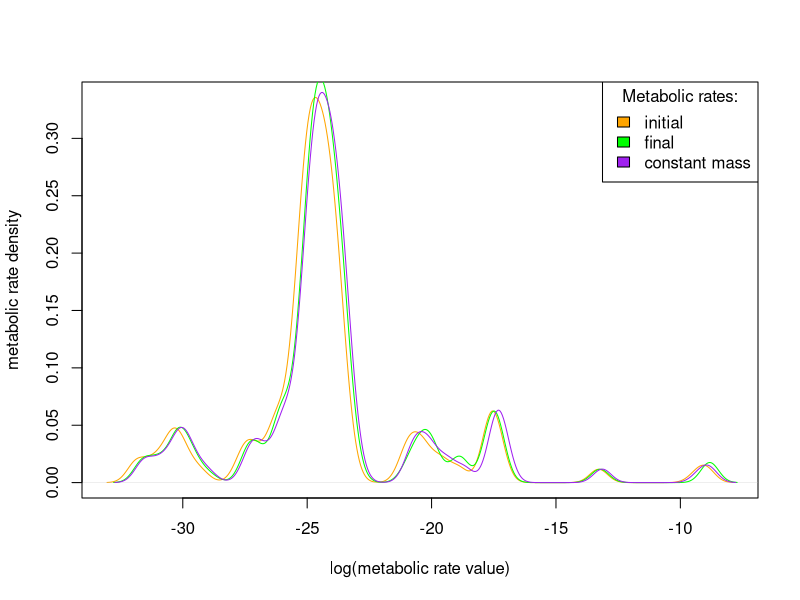
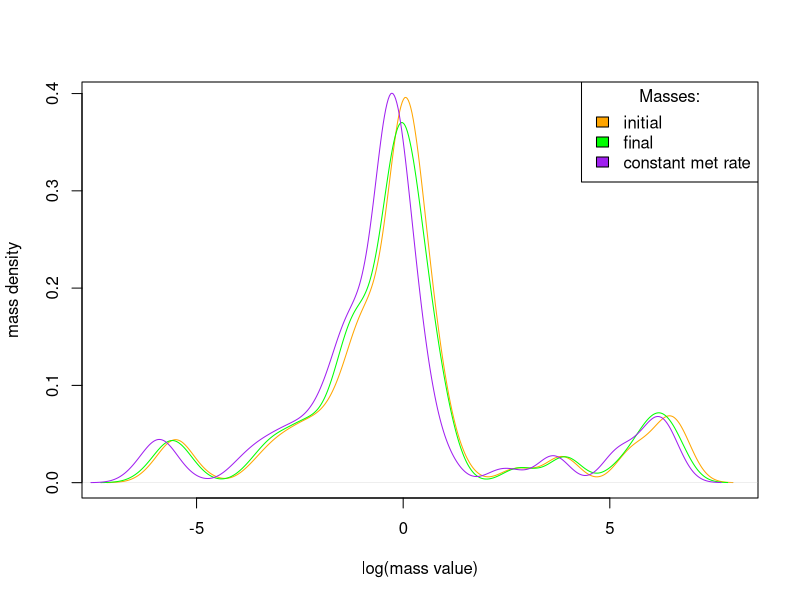
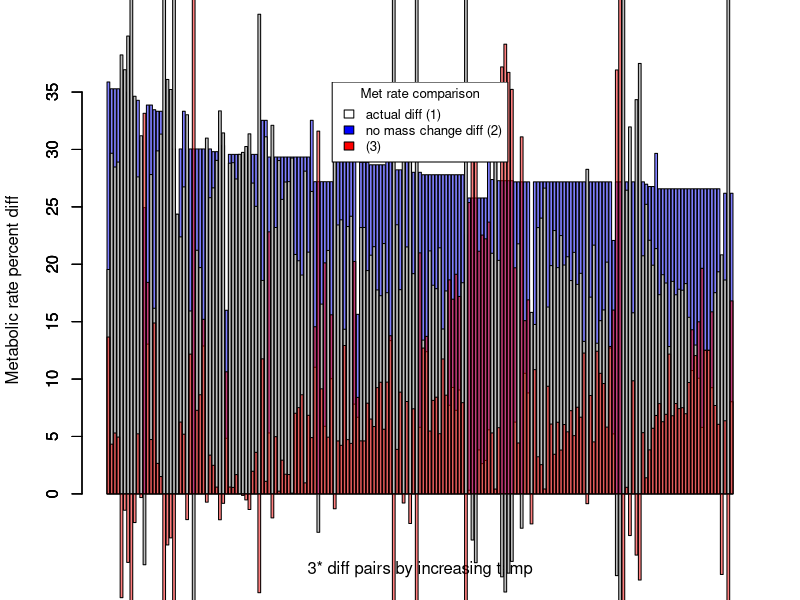
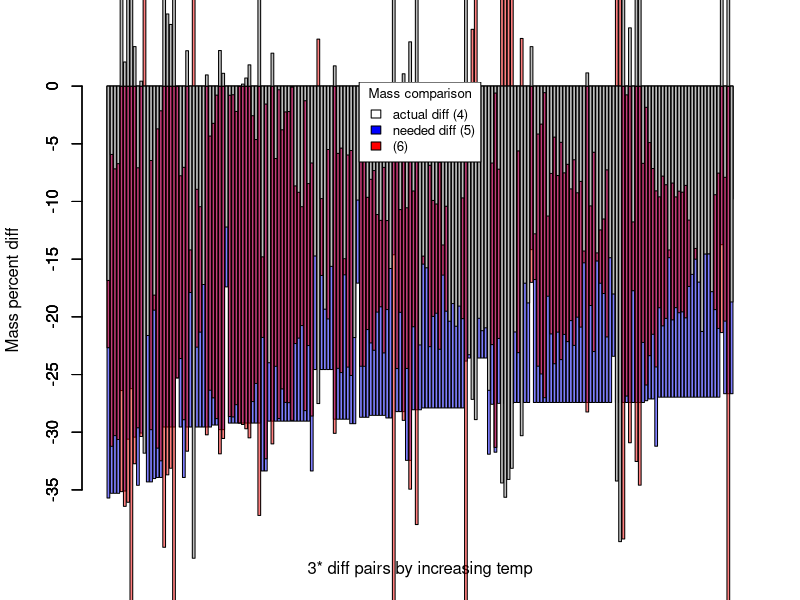
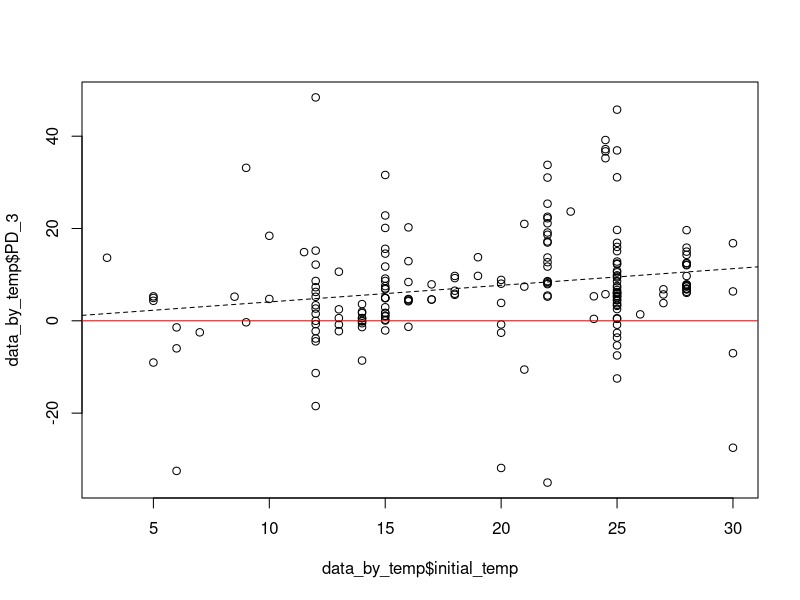
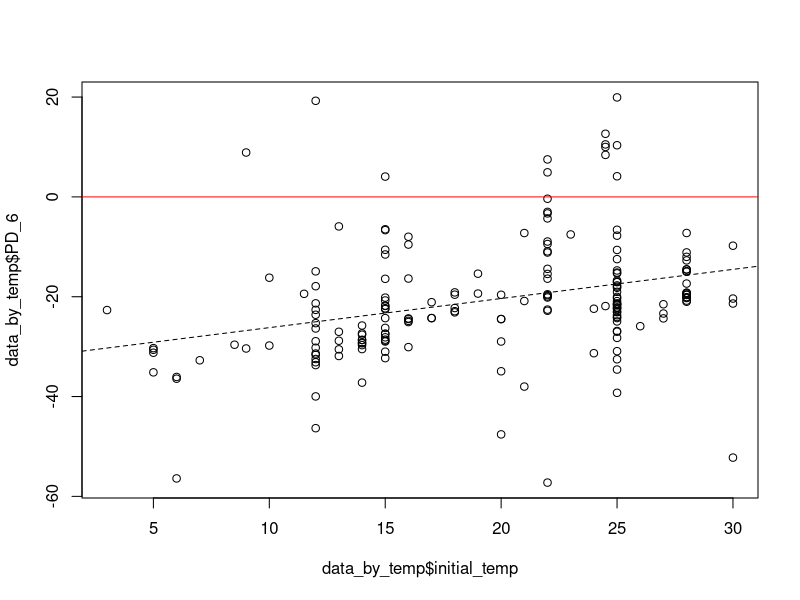

Here is the R script that generated these plots, in order:

#--------------CALCULATING EXPONENTS AND ACTIVATION ENERGY FOR METABOLIC EQUATIONS-------------------------------

### For the metabolic rate equation Metabolic Rate = constant * (Mass ^exponent) * e ^ Activation Energy/kt
### This section uses metabolic rate, temperature, and size data to calculated fitted exponent and activation
### energy for the taxonomic classes for which we could find data. 

# Classes: Branchiopoda, Malacostraca, Maxillopoda
# Data source: Makrieva
MR_data = read.csv("Class_metabolicrates_Makrievadata.csv", stringsAsFactors = FALSE)
Class_list=unique(MR_data$Class)
InvK=1/(273.15+MR_data$TC) #getting all the units correct
Mkg=MR_data$Mg/1000
W=MR_data$qWkg*Mkg
MR_data = cbind(MR_data, InvK, W)

#obtaining class-specific exponents for metabolic rate scaling for Branchiopoda Malacostraca and Maxillopoda
class_slopes=c()
for (current_class in Class_list){
  Class_data=subset(MR_data, MR_data$Class == current_class)
  basic=lm(log(Class_data$W) ~ log(Class_data$Mg) + Class_data$InvK)
  Mslope=basic$coefficients[2]
  Tslope=basic$coefficients[3]
  Ea=Tslope*0.00008617
  class_slopes=rbind(class_slopes, c(current_class, Mslope, Tslope, Ea))
}

# Classes: Amphibia
# Data source: White
MR_Amphi = read.csv("Whiteetal_Amphibiandata.csv", stringsAsFactors = FALSE)
A_InvK=1/(273.15+MR_Amphi$TC)
A_Mkg=MR_Amphi$Mg/1000
MR_Amphi = cbind(MR_Amphi, A_InvK, A_Mkg)
A_basic=lm(log(MR_Amphi$Watts) ~ log(MR_Amphi$A_Mkg) + MR_Amphi$A_InvK)
Mslope=A_basic$coefficients[2]
Tslope=A_basic$coefficients[3]
Ea=Tslope*0.00008617
class_slopes=rbind(class_slopes, c("Amphibia", Mslope, Tslope, Ea))
class_slopes=as.data.frame(class_slopes, stringsAsFactors = FALSE)

# Classes: Actinoperygii
# Data source: Gillooly
#obtaining super-class-specific exponents for metabolic rate scaling in fish
MR_fish = read.csv("gillooly_fish.csv", stringsAsFactors = FALSE)
f_Mkg=MR_fish$Mg/1000
MR_fish = cbind(MR_fish, f_Mkg)
F_basic=lm(log(MR_fish$W) ~ log(MR_fish$f_Mkg) + MR_fish$invK)
Mslope=F_basic$coefficients[2]
Tslope=F_basic$coefficients[3]
Ea=Tslope*0.00008617
class_slopes=rbind(class_slopes, c("Actinoperygii", Mslope, Tslope, Ea))
class_slopes=as.data.frame(class_slopes, stringsAsFactors = FALSE)

#removing unneccesary column and renaming columns
class_values=class_slopes[c(-3)]
names(class_values)[names(class_values) == "V1"] = "Class"
names(class_values)[names(class_values) == "log(Class_data$Mg)"] = "exponent"
names(class_values)[names(class_values) == "Class_data$InvK"] = "Ea"

# Classes: Insecta, Gastropoda, Eurotatoria, Entognatha
# Data source (Insecta only): Chown
# Remaining classes' values from theory
I_class="Insecta"
other_class=c("Gastropoda","Eurotatoria", "Entognatha")
I_slope=0.75
I_Ea=-0.62
Other_Ea=-0.63
other_values=cbind(I_class,I_slope,I_Ea)
for (current_class in other_class){
  current_values=cbind(current_class,I_slope,Other_Ea)
  other_values=rbind(other_values, current_values)
}

other_values = as.data.frame(other_values)
names(other_values)[names(other_values) == "I_class"] = "Class"
names(other_values)[names(other_values) == "I_slope"] = "exponent"
names(other_values)[names(other_values) == "I_Ea"] = "Ea"
class_values = rbind(class_values, other_values)
class_values = transform(class_values, exponent = as.numeric(exponent), Ea = as.numeric(Ea))

#---------------------CREATE THREE DEGREE DATASET----------------------------
### Within a scientific paper, the body size-temperature study may have replicated
### experiments or have slightly different experiments that were conducted. Each experiment
### is called a replicate and was given a unique identifier in "MTEEcto_data.csv". 

# Read in compiled experimental dataset, has one temperature and replicate per row
original_data = read.csv("MTEEcto_data.csv", stringsAsFactors = FALSE, fileEncoding = "latin1")

# Turn unique row names into column in original dataset
original_data = data.frame(as.numeric(rownames(original_data)), original_data)
colnames(original_data)[1] = "row_names"

# Create list of experiment names and respective species
replicate_list_original=unique(original_data$studyID)

# Create dataset containing all temperature pairs within each replicate
all_pairs = c()
for(current_replicate in replicate_list_original){
  single_replicate = subset(original_data, original_data$studyID == current_replicate)
  single_replicate_rownames_combos = combn(single_replicate$row_names, 2)
  single_replicate_rownames_combos = t(single_replicate_rownames_combos)
  single_replicate_temps_combos = combn(single_replicate$temp, 2)
  single_replicate_temps_combos = t(single_replicate_temps_combos)
  single_replicate_masses_combos = combn(single_replicate$mass, 2)
  single_replicate_masses_combos = t(single_replicate_masses_combos)
  single_replicate_combos = cbind(single_replicate_rownames_combos, single_replicate_temps_combos, single_replicate_masses_combos)
  single_replicate_combos = data.frame(single_replicate_combos)
  single_replicate_combos = cbind(current_replicate, single_replicate_combos)
  all_pairs = rbind(all_pairs, single_replicate_combos)
}
names(all_pairs) = c("studyID", "initial_temp_row", "final_temp_row", "initial_temp", "final_temp", "initial_mass", "final_mass")

# Subset dataset to contain only temperature pairs that differ by 3*
all_pairs$temp_diff = all_pairs$final_temp - all_pairs$initial_temp
three_degree_pairs = subset(all_pairs, all_pairs$temp_diff == 3)

# Add species to three degree difference pairs
lookup = original_data[match(three_degree_pairs$studyID, original_data$studyID),]
three_degree_pairs$species = lookup$Species
three_degree_pairs$Class = lookup$Class

# List of species and number of pairs per species
species_duplicates = sort(table(three_degree_pairs$species), decreasing=TRUE)

# Add class-specific values to pairs dataset
store_class_values = class_values[match(three_degree_pairs$Class, class_values$Class),]
three_degree_pairs = cbind(three_degree_pairs, store_class_values$exponent, store_class_values$Ea)
colnames(three_degree_pairs)[11] = "exponent"
colnames(three_degree_pairs)[12] = "Ea"

# List of classes and number of pairs per class
class_distribution = table(three_degree_pairs$Class)

#------------------CALCULATE METABOLIC RATES/MASSES--------------------------

# Use MTE equation to calculate metabolic rates (initial, final, and w/ constant/initial mass)
three_degree_pairs$initial_metrate = (three_degree_pairs$initial_mass ^ three_degree_pairs$exponent) * (exp(((three_degree_pairs$Ea) / (.00008617 * (three_degree_pairs$initial_temp + 273.15)))))
three_degree_pairs$final_metrate = (three_degree_pairs$final_mass ^ three_degree_pairs$exponent) * (exp(((three_degree_pairs$Ea) / (.00008617 * (three_degree_pairs$final_temp + 273.15)))))
three_degree_pairs$constantmass_metrate = (three_degree_pairs$initial_mass ^ three_degree_pairs$exponent) * (exp(((three_degree_pairs$Ea) / (.00008617 * (three_degree_pairs$final_temp + 273.15)))))

# Use rearranged MTE equation to calculate mass w/ constant/initial metabolic rate
three_degree_pairs$constantmetrate_mass = (three_degree_pairs$initial_metrate / (exp(three_degree_pairs$Ea / (.00008617 * (three_degree_pairs$final_temp + 273.15))))) ^ (1 / three_degree_pairs$exponent)

#--------------------EXPLORATORY STATS AND FIGURES-----------------------

### Summary values

# Percent differences for metabolic rates
  # 1: initial to final (empirical), expect increase
  # 2: initial to constant mass (theoretical), expect increase
  # 3: final to constant mass, expect increase
three_degree_pairs$PD_1 = ((three_degree_pairs$final_metrate / three_degree_pairs$initial_metrate) - 1) * 100
three_degree_pairs$PD_2 = ((three_degree_pairs$constantmass_metrate / three_degree_pairs$initial_metrate) - 1) * 100
three_degree_pairs$PD_3 = ((three_degree_pairs$constantmass_metrate / three_degree_pairs$final_metrate) - 1) * 100

# Percent differences for masses
  # 4: initial to final (empirical), expect decrease
  # 5: initial to constant metabolic rate (theoretical), expect decrease
  # 6: final to constant metabolic rate, expect decrease
three_degree_pairs$PD_4 = ((three_degree_pairs$final_mass / three_degree_pairs$initial_mass) - 1) * 100
three_degree_pairs$PD_5 = ((three_degree_pairs$constantmetrate_mass / three_degree_pairs$initial_mass) - 1) * 100
three_degree_pairs$PD_6 = ((three_degree_pairs$constantmetrate_mass / three_degree_pairs$final_mass) - 1) * 100


### Figures

# Density plot of metabolic rates, log-transformed
plot(density(log(three_degree_pairs$initial_metrate)), col = "orange", main = "", 
     xlab = "log(metabolic rate value)", ylab = "metabolic rate density")
lines(density(log(three_degree_pairs$final_metrate)), col = "green")
lines(density(log(three_degree_pairs$constantmass_metrate)), col = "purple")
legend("topright", c("initial", "final", "constant mass"), title = "Metabolic rates:",
       fill = c("orange", "green", "purple"))

# Density plot of mass values, log-transformed
plot(density(log(three_degree_pairs$initial_mass)), col = "orange", main = "", 
     xlab = "log(mass value)", ylab = "mass density")
lines(density(log(three_degree_pairs$final_mass)), col = "green")
lines(density(log(three_degree_pairs$constantmetrate_mass)), col = "purple")
legend("topright", c("initial", "final", "constant met rate"), title = "Masses:",
       fill = c("orange", "green", "purple"))


### Statistical tests


#-----------------------------ABSOLUTE TEMP-------------------------------

# Arrange dataset according to initial temperature
data_by_temp = three_degree_pairs[with(three_degree_pairs, order(initial_temp)), ]

# Barplot of percent differences for metabolic rates; expect 0 < diff3 < diff1 < diff2
barplot(data_by_temp$PD_2, col = rgb(0, 0, 1, 0.5), ylab = "Metabolic rate percent diff", 
        xlab = "3* diff pairs by increasing temp")
barplot(data_by_temp$PD_1, add = T)
barplot(data_by_temp$PD_3, col = rgb(1, 0, 0, 0.5), add = T)
legend("top", c("actual diff (1)", "no mass change diff (2)", "(3)"), cex = 0.8, 
       title = "Met rate comparison", fill = c("white", "blue", "red"))

# Barplot of percent differences for masses; expect 0 > diff4 > diff 5, uncertain diff6
barplot(data_by_temp$PD_5, col = rgb(0, 0, 1, 0.5), ylab = "Mass percent diff", 
        xlab = "3* diff pairs by increasing temp")
barplot(data_by_temp$PD_6, col = rgb(1, 0, 0, 0.5), add = T)
barplot(data_by_temp$PD_4, add = T)
legend("top", c("actual diff (4)", "needed diff (5)", "(6)"), cex = 0.8, title = "Mass comparison", 
       fill = c("white", "blue", "red"))

# Lin reg of scatterplot of difference in metabolic rate when mass is constant
# or changes, larger positive values indicate changing mass keeps met rate closer
# to initial
plot(data_by_temp$initial_temp, data_by_temp$PD_3)
linreg = lm(data_by_temp$PD_3 ~ data_by_temp$initial_temp)
print(summary(linreg))
abline(linreg, lty = 2)
abline(h = 0, col = "red")

# Lin reg of scatterplot of difference in mass when met rate is constant or
# changes, values closer to zero indicate mass change keeps met rate closer to 
# initial
plot(data_by_temp$initial_temp, data_by_temp$PD_6)
linreg = lm(data_by_temp$PD_6 ~ data_by_temp$initial_temp)
print(summary(linreg))
abline(linreg, lty = 2)
abline(h = 0, col = "red")

# Arrange dataset according to class
#three_degree_pairs = three_degree_pairs[with(three_degree_pairs, order(Class)), ]
